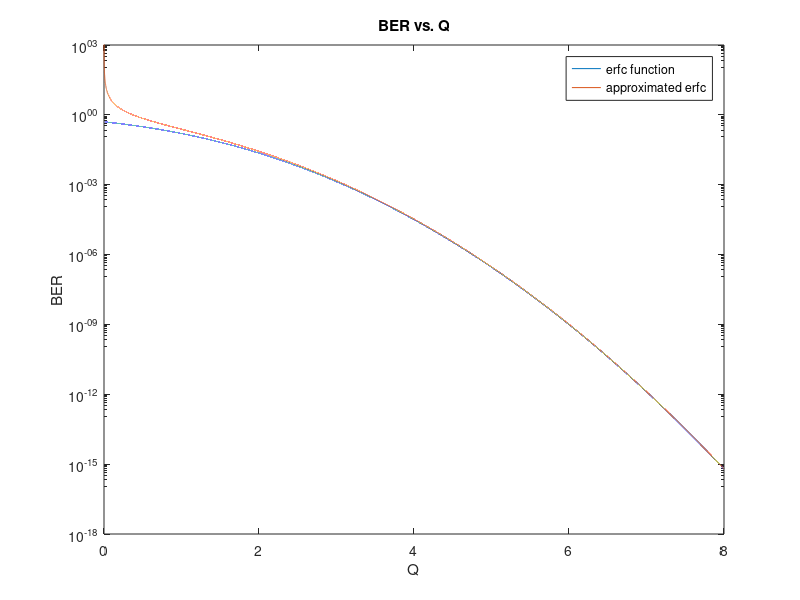

This figure's MATLAB source:
close all; clc; clearvars;

Q = linspace(0, 8, 80000);

ber = 1/2*erfc(Q/sqrt(2));
berapprox = exp(-Q.^2./2)./(Q.*sqrt(2*pi));
h = figure();
set(h,'WindowStyle','docked');

semilogy(Q, ber, Q, berapprox);
title("BER vs. Q");
xlabel("Q");
ylabel("BER");
yticks(logspace(-18, 3, 8));
ylim([1e-18, 1e3]);
legend("erfc function", "approximated erfc")

% print -depsc ber

Q(find(ber<1e-12,1))
Q(find(ber<1e-9,1))
Q(find(ber<1e-3,1))


b = 10e9; % Gbps
ber = [1e-9, 1e-12, 1e-151]
t = 10 * 1./ber * 1/b % each bit
% 1s | 16min 40s | 11 days 13 hours 46 min 40s

